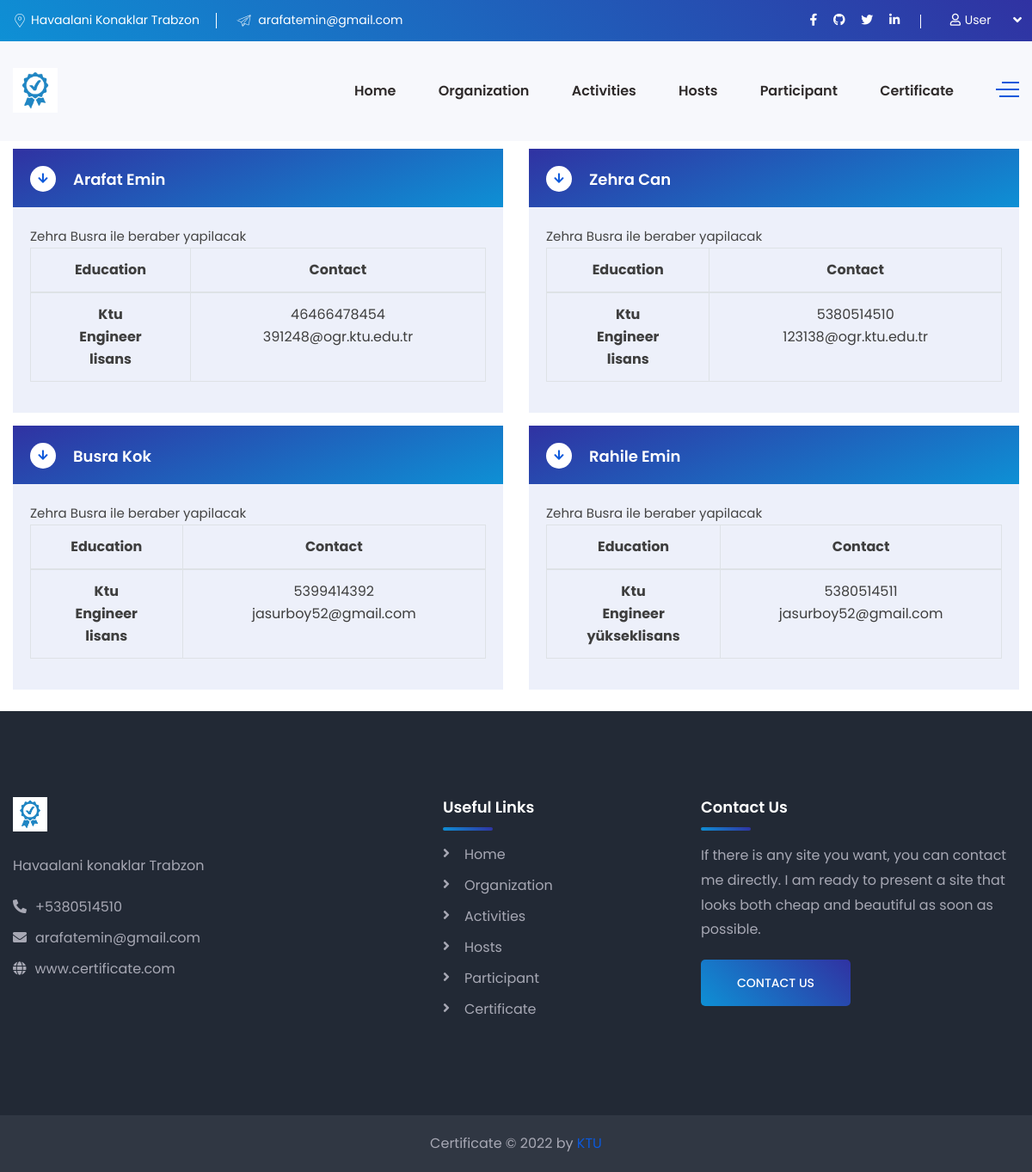
Page /participants/ on the committed database.
### Certificate/models.py (models this page shows, shortened)
class Participant(models.Model):
    name = models.CharField(max_length=64, null=False, blank=False)
    surname = models.CharField(max_length=64, null=False, blank=False)
    activity_name = models.ManyToManyField('Activity', )
    university = models.CharField(max_length=64, null=False, blank=False)
    department = models.CharField(max_length=64, null=False, blank=False)
    edu_deg = models.CharField(max_length=64, blank=False, null=False, choices=level_of_education)
    phone_number = models.CharField(max_length=11, blank=False, null=False)
    email = models.EmailField(max_length=32, blank=False, null=False)

### Certificate/views.py (the view)
# urls.py: path('participants/', participantsView, name="participants"),
def participantsView(request):
    participants = Participant.objects.all()
    participantss = Participant.objects.all()
    activities = Activity.objects.all()
    context = {
        'participants': participants,
        'participantss': participantss,
        'activities': activities
    }
    return render(request, 'participant.html', context)

### templates/participant.html (shortened to what this page needs)
{% extends 'base.html' %}
{% load static %}
{% block content %}
    <body>
    <section class="request-a-call-back pdt-10 pdb-10" data-background="img/bg/6.html">
        <div class="container">
            <div class="row">
                {% if participants %}
                    {% for participant in participants %}
                        <div class="col-lg-6">
                            <div class="faq-block">
                                <div class="accordion">
                                    <div class="accordion-item">
                                        <div class="accordion-header active">
                                            <h5 class="title">{{ participant.name }} {{ participant.surname }}</h5>
                                            <span class="fas fa-arrow-right"></span>
                                        </div>
                                        <div class="accordion-body">
                                            <table class="table table-bordered">
                                                <thead>
                                                <tr style="text-align: center">
                                                    <th scope="col">Education</th>
                                                    <th scope="col">Contact</th>
                                                </tr>
                                                </thead>
                                                <tbody>
                                                <tr style="text-align: center">
                                                    <th rowspan="3">{{ participant.university }}<br> {{ participant.department }}
                                                        <br> {{ participant.edu_deg }}</th>
                                                    <td rowspan="2">{{ participant.phone_number }}
                                                        <br> {{ participant.email }} </td>
                                                </tr>
                                                </tbody>
                                                <p>Zehra Busra ile beraber yapilacak</p>
                                            </table>
                                        </div>
                                    </div>
                                </div>
                            </div>
                        </div>
                    {% endfor %}
                {% endif %}
            </div>
        </div>
    </section>
    </body>
{% endblock %}

### rows in the picture
Participant: name "Arafat", surname "Emin", university "Ktu", department "Engineer", edu_deg "lisans", phone_number "46466478454", email "391248@ogr.ktu.edu.tr"
Participant: name "Zehra", surname "Can", university "Ktu", department "Engineer", edu_deg "lisans", phone_number "5380514510", email "123138@ogr.ktu.edu.tr"
Participant: name "Busra", surname "Kok", university "Ktu", department "Engineer", edu_deg "lisans", phone_number "5399414392", email "jasurboy52@gmail.com"
Participant: name "Rahile", surname "Emin", university "Ktu", department "Engineer", edu_deg "yükseklisans", phone_number "5380514511", email "jasurboy52@gmail.com"
